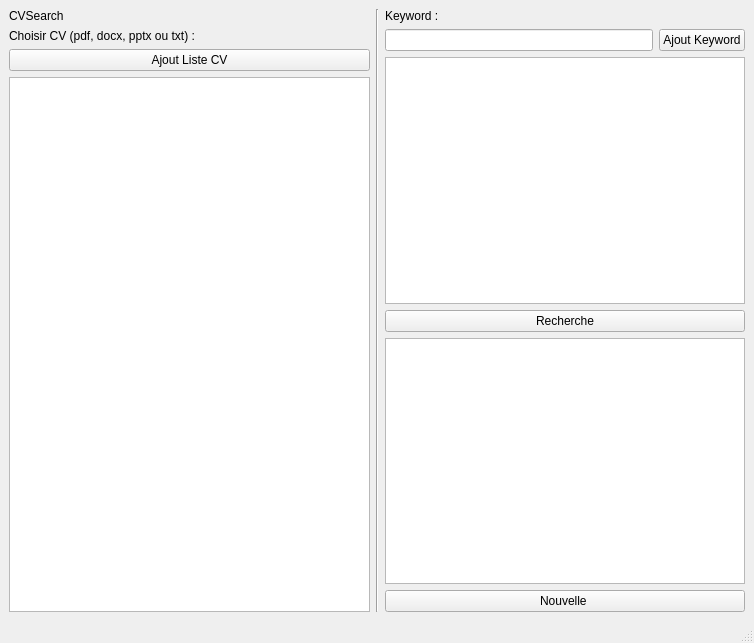
<?xml version="1.0" encoding="UTF-8"?>
<ui version="4.0">
 <class>MainWindow</class>
 <widget class="QMainWindow" name="MainWindow">
  <property name="geometry">
   <rect>
    <x>0</x>
    <y>0</y>
    <width>754</width>
    <height>643</height>
   </rect>
  </property>
  <property name="windowTitle">
   <string>MainWindow</string>
  </property>
  <widget class="QWidget" name="centralwidget">
   <layout class="QHBoxLayout" name="horizontalLayout_2">
    <item>
     <layout class="QVBoxLayout" name="verticalLayout_2">
      <item>
       <widget class="QLabel" name="label">
        <property name="text">
         <string>CVSearch</string>
        </property>
       </widget>
      </item>
      <item>
       <widget class="QLabel" name="label_3">
        <property name="text">
         <string>Choisir CV (pdf, docx, pptx ou txt) :</string>
        </property>
       </widget>
      </item>
      <item>
       <widget class="QPushButton" name="pBAjoutCV">
        <property name="text">
         <string>Ajout Liste CV</string>
        </property>
       </widget>
      </item>
      <item>
       <widget class="QTableWidget" name="tableWidget"/>
      </item>
     </layout>
    </item>
    <item>
     <widget class="Line" name="line">
      <property name="orientation">
       <enum>Qt::Vertical</enum>
      </property>
     </widget>
    </item>
    <item>
     <layout class="QVBoxLayout" name="verticalLayout">
      <item>
       <widget class="QLabel" name="label_2">
        <property name="text">
         <string>Keyword :</string>
        </property>
       </widget>
      </item>
      <item>
       <layout class="QHBoxLayout" name="horizontalLayout">
        <item>
         <widget class="QLineEdit" name="lEKeyWord">
          <property name="text">
           <string/>
          </property>
         </widget>
        </item>
        <item>
         <widget class="QPushButton" name="pBAddKeyWord">
          <property name="text">
           <string>Ajout Keyword</string>
          </property>
         </widget>
        </item>
       </layout>
      </item>
      <item>
       <widget class="QTableWidget" name="tWKeyWord"/>
      </item>
      <item>
       <widget class="QPushButton" name="pBResearch">
        <property name="text">
         <string>Recherche</string>
        </property>
       </widget>
      </item>
      <item>
       <widget class="QTableWidget" name="tWResults"/>
      </item>
      <item>
       <widget class="QPushButton" name="pBNewRequest">
        <property name="text">
         <string>Nouvelle </string>
        </property>
       </widget>
      </item>
     </layout>
    </item>
   </layout>
  </widget>
  <widget class="QMenuBar" name="menubar">
   <property name="geometry">
    <rect>
     <x>0</x>
     <y>0</y>
     <width>754</width>
     <height>21</height>
    </rect>
   </property>
  </widget>
  <widget class="QStatusBar" name="statusbar"/>
 </widget>
 <resources/>
 <connections/>
</ui>
